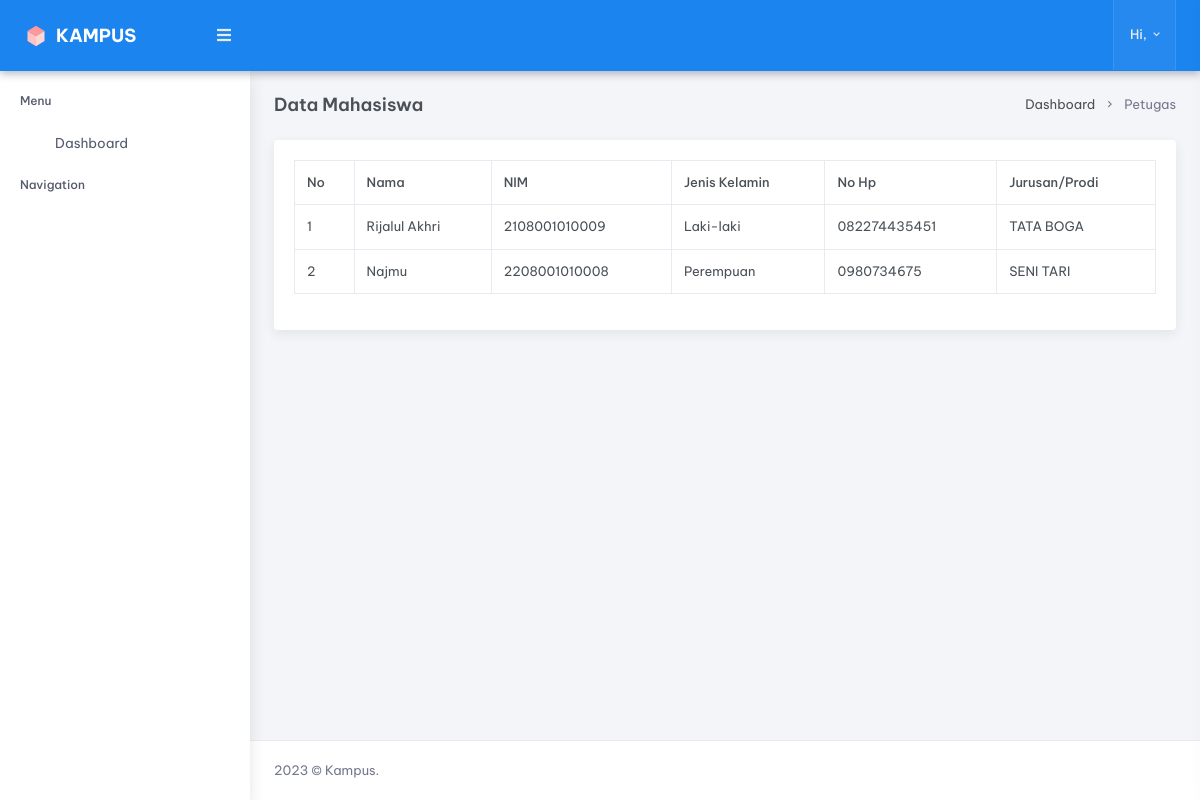
Screenshot of /index.php/petugas/view_controller/viewMhs with the database file from the repository.
### tables this page shows
CREATE TABLE `tb_mhs` (
  `id_mhs` int(11) NOT NULL,
  `mhs_id` varchar(100) NOT NULL,
  `nama_mhs` varchar(100) NOT NULL,
  `nim_mhs` varchar(50) NOT NULL,
  `noHp_mhs` varchar(100) NOT NULL,
  `jurusan_mhs` varchar(100) NOT NULL,
  `jk_mhs` varchar(50) NOT NULL
);

### application/views/main.php (called while the page is built, shortened)
<?php
$this->load->view('partials/header');
$this->load->view($pages);
?>

### application/controllers/petugas/View_controller.php (called while the page is built, shortened)
<?php
class View_controller extends CI_Controller {
	public function __construct()
	{
		$this->load->model('petugas/Insert_model', 'ins');
		$this->load->model('petugas/View_model', 'view');
	}
	public function viewMhs()
	{
		$load = $this->view->getMhsAdmin()->result();
		$data = array(
			'title' => 'Data Mahasiswa',
			'pageTitle' => 'Data Mahasiswa',
			'pages' => 'page/mahasiswa/Data_mhs',
			'data' => $load
		);
		$this->load->view('main', $data);
	}
}
?>

### index.php (called while the page is built, shortened)
<?php
require_once BASEPATH.'core/CodeIgniter.php';

### application/models/petugas/View_model.php (called while the page is built, shortened)
<?php
class View_model extends CI_Model {
	function getMhsAdmin()
	{
		$this->db->select('*');
		$this->db->join('tb_trx', 'tb_trx.id_trx = tb_mhs.mhs_id');
		return $this->db->get('tb_mhs');
	}
}
?>

### application/views/page/mahasiswa/Data_mhs.php (the view, shortened to what this page needs)
<div class="main-content">
<div class="page-content">
	<div class="container-fluid">
		<div class="row">
			<div class="col-12">
				<div class="card">
					<div class="card-body">
						<table id="datatable" class="table table-bordered dt-responsive  nowrap w-100">
							<thead>
							<tr>
								<th>No</th>
								<th>Nama</th>
								<th>NIM</th>
								<th>Jenis Kelamin</th>
								<th>No Hp</th>
								<th>Jurusan/Prodi</th>
							</tr>
							</thead>
							<tbody>
							<?php $no = 1;
							foreach ($data as $d) { ?>
								<tr>
									<td><?= $no++ ?></td>
									<td><?= ucwords($d->nama_mhs); ?></td>
									<td><?= $d->nim_mhs; ?></td>
									<td><?= ucfirst($d->jk_mhs); ?></td>
									<td><?= strtoupper($d->noHp_mhs); ?></td>
									<td><?= strtoupper($d->jurusan_mhs); ?></td>
								</tr>
								<?php } ?>
							</tbody>
						</table>
					</div>
				</div>
			</div>
		</div>
	</div>
</div>

### rows the page displays
tb_mhs: nama_mhs "Rijalul Akhri", nim_mhs "2108001010009", jk_mhs "Laki-laki", noHp_mhs "082274435451", jurusan_mhs "TATA BOGA"
tb_mhs: nama_mhs "Najmu", nim_mhs "2208001010008", jk_mhs "Perempuan", noHp_mhs "0980734675", jurusan_mhs "SENI TARI"

### other values shown
$pageTitle "Data Mahasiswa"
$this->uri->segment(1) "Petugas"
